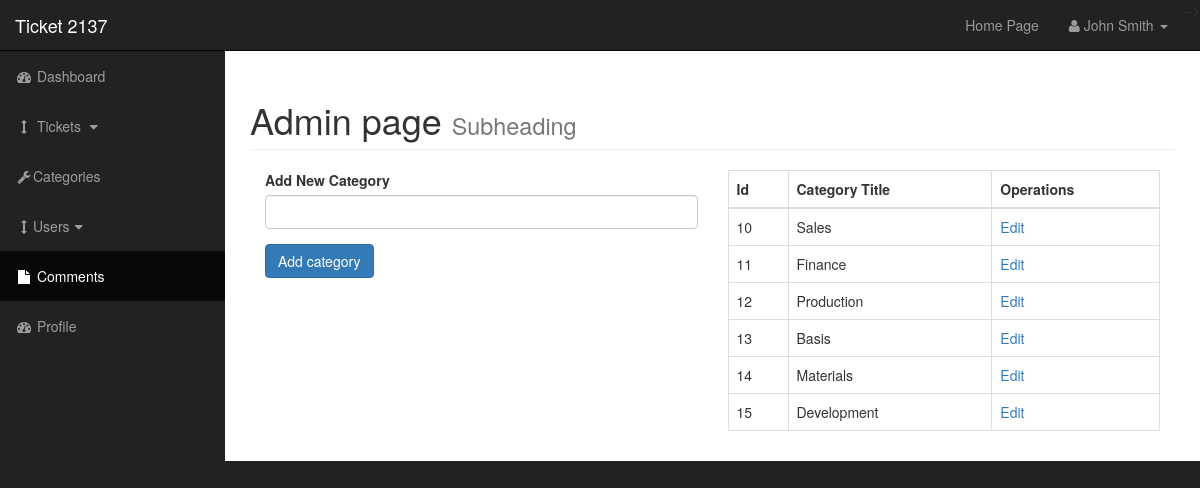
The app's page /admin/categories.php with its own data.
### tables this page shows
CREATE TABLE `categories` (
  `ID_CAT` int(5) NOT NULL,
  `CATEGORY` varchar(255) NOT NULL
);

### admin/includes/functions.php (the view, shortened to what this page needs)
<?php
function findAllCategories() {
    global $connection;
    $query = "SELECT * FROM categories";
    $select_all_workgroups = mysqli_query($connection, $query);
    while ($row = mysqli_fetch_assoc($select_all_workgroups)) {
        $id_cat = $row['ID_CAT'];
        $workgroup_title = $row['CATEGORY'];
        echo "<tr>";
        echo "<td>{$id_cat}</td>";
        echo "<td>{$workgroup_title}</td>";
        echo "<td><a href='categories.php?edit={$id_cat}'>Edit</a></td>";
    }
}
?>

### admin/css/sb-admin.css (style rules this page uses)
body { margin-top: 100px; background-color: #222; }
@media (min-width:768px) { body { margin-top: 50px; } }

### records on screen
categories: ID_CAT "10", CATEGORY "Sales"
categories: ID_CAT "11", CATEGORY "Finance"
categories: ID_CAT "12", CATEGORY "Production"
categories: ID_CAT "13", CATEGORY "Basis"
categories: ID_CAT "14", CATEGORY "Materials"
categories: ID_CAT "15", CATEGORY "Development"
